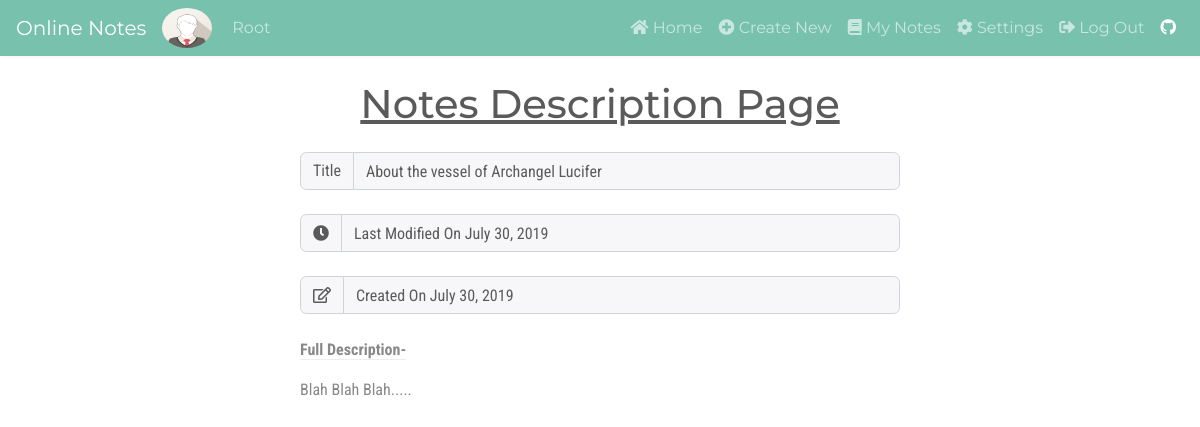
The app's page /5/view/ (signed in) with its own data.
### users/models.py (models this page shows, shortened)
class Profile(models.Model):
    user = models.OneToOneField(User, on_delete=models.CASCADE)
    image = models.ImageField(default='default.png', upload_to='profile_pics')

### notes/models.py (models this page shows, shortened)
class Notes(models.Model):
	user = models.ForeignKey(User, on_delete=models.CASCADE)
	title = models.CharField(max_length=150, verbose_name="Notes Title")
	body = models.TextField(max_length=500, verbose_name="Notes Body")
	last_modified = models.DateTimeField(auto_now=True)
	created_on = models.DateTimeField(auto_now_add=True)

### notes/views.py (the view)
# urls.py: path('<int:pk>/view/', notes_views.NotesDetailView.as_view(), name="view-specific"),
class NotesDetailView(LoginRequiredMixin, DetailView):
	model = Notes

### notes/templates/notes/notes_detail.html
{% extends "users/base.html" %}
{% block content %}
<div class="container-fluid mt-4">
    <p class="h1 text-center"> <u> Notes Description Page </u></p>
    <div class="col-md-7 input-group mx-auto m-2 mt-4">
        <div class="input-group-prepend">
            <span class="input-group-text">Title</span>
        </div>
        <input type="text" value='{{object.title}}' class="form-control" disabled>
    </div>
    <div class="col-md-7 input-group mx-auto m-2 mt-4">
        <div class="input-group-prepend">
            <span class="input-group-text">
                <i class="fas fa-clock"></i>
            </span>
        </div>
        <input class="form-control" value='Last Modified On {{object.last_modified|date:"F d, Y"}}' disabled>
    </div>
    <div class="col-md-7 input-group mx-auto m-2 mt-4">
        <div class="input-group-prepend">
            <span class="input-group-text">
                <i class="far fa-edit"></i>
            </span>
        </div>
        <input class="form-control" value='Created On {{object.created_on|date:"F d, Y"}}' disabled>
    </div>
    <div class="col-md-7 mx-auto m-2 mt-4">
        <p><strong class="border-bottom">Full Description-</strong></p>
        {{object.body|linebreaks }}
    </div>
</div>
{% endblock %}

### users/templates/users/base.html (shortened to what this page needs)
<!DOCTYPE html>
<html lang="en">
<head>
    <link rel="stylesheet"
    href="https://bootswatch.com/4/minty/bootstrap.min.css">
    <link rel="stylesheet" href="https://use.fontawesome.com/releases/v5.8.1/css/all.css"
>
</head>
<body>
<nav class="navbar navbar-expand-md bg-primary navbar-dark sticky-top"
style="box-shadow: 1px 2px #f9f9f9">
  <a class="navbar-brand" href="{% url 'home' %}">Online Notes</a>
  <div class="collapse navbar-collapse" id="collapsibleNavbar">
    <ul class="navbar-nav mr-auto">
      {% if user.is_authenticated %}
      <img class="rounded-circle img-fluid mr-2" src="{{user.profile.image.url}}"
          alt="{{user.username}} profile image" style="width:50px;height:40px">
      <span class="navbar-text" style="margin-left: 12px; text-transform: capitalize">
        {{user.username}}
      </span>
      {% endif %}
    </ul>
    <ul class="navbar-nav ml-auto">
      {% if user.is_authenticated %}
        <li class="nav-item {{home}}">
          <a class="nav-link" href="{% url 'home' %}">
            <i class="fas fa-home"></i> Home</a>
        </li>
        <li class="nav-item {{createnew}}">
          <a class="nav-link" href="{% url 'create-notes' %}">
            <i class="fas fa-plus-circle"></i> Create New</a>
        </li>
        <li class="nav-item {{mynotes}}">
          <a class="nav-link" href="{% url 'view-all' %}">
            <i class="fas fa-book"></i> My Notes</a>
        </li>
        <li class="nav-item {{settings}}">
          <a class="nav-link" href="{% url 'settings' %}">
            <i class="fas fa-cog"></i> Settings</a>
        </li>
        <li class="nav-item">
          <a class="nav-link" href="{% url 'user-logout' %}">
            <i class="fas fa-sign-out-alt"></i> Log Out</a>
        </li>
      {% endif %}
      <li class="nav-item">
        <a class="nav-link active" href="https://github.com/ankit-brijwasi/online-notes-app" target="_blank"><i class="fab fa-github"></i></a>
      </li>
    </ul>
  </div>
</nav>
<div class="container">
    {% block content %}
    {% endblock %}
</div>
</body>
</html>

### users/templates/users/base.html (style rules this page uses)
body { font-family: 'Roboto Condensed', sans-serif; }

### records on screen
Notes: title "About the vessel of Archangel Lucifer", last_modified "Last Modified On July 30, 2019", created_on "Created On July 30, 2019", body "Blah Blah Blah....."

### other values on screen
{{ user.username }} "Root"
